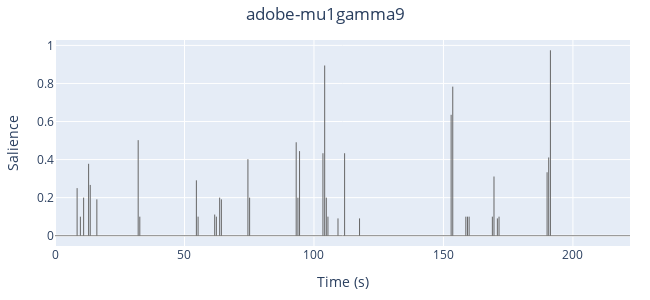

Source (notebook cell):
### Code cell
est.contour(strategy='prob').plot()

### Figure 1 — Plotly figure (JSON) as saved in the notebook; plotly's stock layout.template omitted (floating-point values rounded to 4 significant figures)
{"data": [{"hovertemplate": "<b>Boundary</b><br>Time: %{x:.3f}s<br>Salience: %{y:.3f}<extra></extra>", "line": {"color": "#666", "width": 1}, "mode": "lines", "type": "scatter", "x": [8.54, 8.54, null, 9.8, 9.8, null, 11.06, 11.06, null, 12.98, 12.98, null, 13.61, 13.61, null, 16.16, 16.16, null, 32.12, 32.12, null, 32.75, 32.75, null, 54.6, 54.6, null, 55.25, 55.25, null, 61.67, 61.67, null, 62.31, 62.31, null, 63.59, 63.59, null, 64.24, 64.24, null, 74.5, 74.5, null, 75.15, 75.15, null, 93.14, 93.14, null, 93.81, 93.81, null, 94.44, 94.44, null, 103.5, 103.5, null, 104.1, 104.1, null, 104.8, 104.8, null, 105.4, 105.4, null, 109.3, 109.3, null, 111.8, 111.8, null, 117.6, 117.6, null, 153.0, 153.0, null, 153.6, 153.6, null, 158.7, 158.7, null, 159.3, 159.3, null, 159.9, 159.9, null, 168.9, 168.9, null, 169.5, 169.5, null, 170.8, 170.8, null, 171.5, 171.5, null, 190.0, 190.0, null, 190.7, 190.7, null, 191.3, 191.3, null], "y": [0, 0.25, null, 0, 0.1, null, 0, 0.2, null, 0, 0.3778, null, 0, 0.2667, null, 0, 0.1909, null, 0, 0.502, null, 0, 0.1, null, 0, 0.2909, null, 0, 0.1, null, 0, 0.1111, null, 0, 0.1, null, 0, 0.2, null, 0, 0.1909, null, 0, 0.402, null, 0, 0.2, null, 0, 0.4909, null, 0, 0.2, null, 0, 0.4444, null, 0, 0.4333, null, 0, 0.8944, null, 0, 0.2, null, 0, 0.1, null, 0, 0.09091, null, 0, 0.4333, null, 0, 0.09091, null, 0, 0.6354, null, 0, 0.7833, null, 0, 0.1, null, 0, 0.1, null, 0, 0.1, null, 0, 0.1, null, 0, 0.3111, null, 0, 0.09091, null, 0, 0.1, null, 0, 0.3333, null, 0, 0.4111, null, 0, 0.9742, null]}], "layout": {"height": 300, "margin": {"b": 20, "l": 20, "r": 20, "t": 40}, "shapes": [{"line": {"color": "#666", "width": 1}, "opacity": 0.8, "type": "line", "x0": 0, "x1": 1, "xref": "x domain", "y0": 0, "y1": 0, "yref": "y"}], "showlegend": false, "title": {"text": "adobe-mu1gamma9", "x": 0.5}, "width": 650, "xaxis": {"range": [0, 222.0], "title": {"text": "Time (s)"}}, "yaxis": {"title": {"text": "Salience"}}}}
